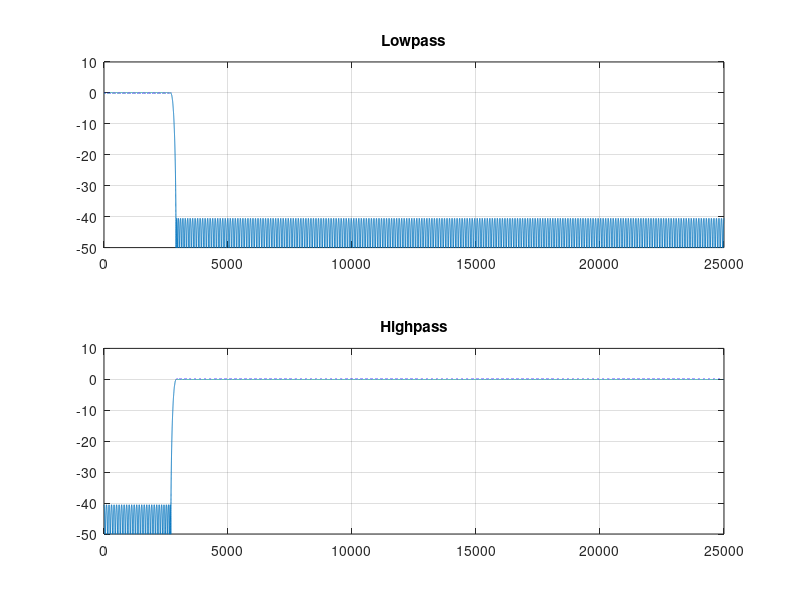

Reproduce this figure in MATLAB. (Note: this script raises an error after producing the figure.)

%% High and Low pass
clc; clear; close all;
fs = 50e3;  M = 5;
dp = 0.01;  ds = 10^(-40/20);               % 0.01 each
[n,fo,ao,w] = firpmord([2700 2900],[1 0],[dp ds],fs);
%n    = n + mod(n,2);                        % force EVEN order -> type I, integer delay
b_lp = firpm(n,fo,ao,w);
b_hp = [zeros(1,n/2) 1 zeros(1,n/2)] - b_lp;   % complementary HP

[H1,f] = freqz(b_lp,1,2^16,fs);  H2 = freqz(b_hp,1,2^16,fs);
subplot(211); plot(f,20*log10(abs(H1))); grid; title('Lowpass'); ylim([-50 10])
subplot(212); plot(f,20*log10(abs(H2))); grid; title('Highpass'); ylim([-50 10])
max(abs(abs(H1(f<=2700))-1))                % passband deviation
20*log10(max(abs(H1(f>=2900))))             % stopband level in dB



%% Optimal M 
Mv = 2:0.001:8; E = zeros(size(Mv));
for i = 1:numel(Mv)
    Nd = firpmord([2700 fs/Mv(i)-2700],[1 0],[dp/3 ds],fs); % lowpass
    Nk = firpmord([2700 2900],[1 0],[dp/3 ds],fs/Mv(i)); % lowpass
    E(i) = (2*(Nd+1)+(Nk+1))/Mv(i);
end
[~,k] = min(E); M_opt = Mv(k)
% Optimum 6


%% Decomposition decimation, interpolation, kernel
M = 5;
[nd,fo,ao,w] = firpmord([2700 fs/M-2700],[1 0],[dp/3 ds],fs);  nd = nd+mod(nd,2);
hd = firpm(nd,fo,ao,w);                                  % decimator = interpolator (N=26)
[nk,fo,ao,w] = firpmord([2700 2900],[1 0],[dp/3 ds],fs/M); nk = nk+mod(nk,2);
hk = firpm(nk,fo,ao,w);                                  % kernel at 10 kHz (N=116)

% Polyphase components (zero-pad to multiple of M: 27 -> 30 taps, 6 per phase)
hdp = [hd zeros(1,M*ceil(numel(hd)/M)-numel(hd))];
for lam = 1:M, Hpoly{lam} = hdp(lam:M:end); end         % H_{M,lambda}

% Equivalent high-rate cascade (for plotting)
hku = zeros(1,M*nk+1); hku(1:M:end) = hk;                % H_kern(z^M)
hcas = conv(conv(hd,hku),hd);                            % interp gain M cancels the 1/M
plot_mag(hd), plot_mag(hk), plot_mag(hcas)               % your plotting routine
%write_coeff(...)                                         % write Hpoly{1..5}, hk to dec_kernel_int.h
